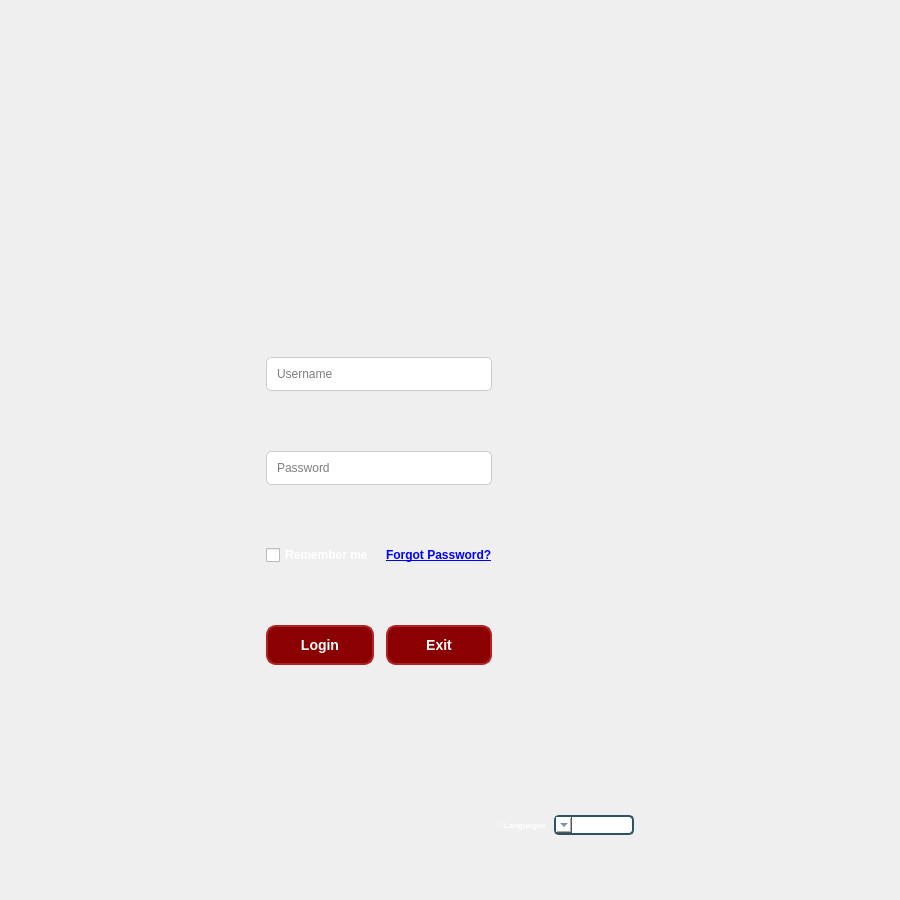
<?xml version="1.0" encoding="UTF-8"?>
<ui version="4.0">
 <class>Dialog</class>
 <widget class="QDialog" name="Dialog">
  <property name="geometry">
   <rect>
    <x>0</x>
    <y>0</y>
    <width>900</width>
    <height>900</height>
   </rect>
  </property>
  <property name="minimumSize">
   <size>
    <width>900</width>
    <height>900</height>
   </size>
  </property>
  <property name="maximumSize">
   <size>
    <width>900</width>
    <height>900</height>
   </size>
  </property>
  <property name="sizeIncrement">
   <size>
    <width>200</width>
    <height>300</height>
   </size>
  </property>
  <property name="windowTitle">
   <string>Dialog</string>
  </property>
  <property name="styleSheet">
   <string notr="true">QDialog {
    background: qlineargradient(x1:0, y1:0, x2:1, y2:1,
        stop:0 #0f2027, stop:0.5 #203a43, stop:1 #2c5364);
}
</string>
  </property>
  <layout class="QGridLayout" name="gridLayout">
   <item row="0" column="0">
    <spacer name="horizontalSpacer">
     <property name="orientation">
      <enum>Qt::Horizontal</enum>
     </property>
     <property name="sizeHint" stdset="0">
      <size>
       <width>40</width>
       <height>20</height>
      </size>
     </property>
    </spacer>
   </item>
   <item row="10" column="5">
    <widget class="QComboBox" name="comboBox_language">
     <property name="maximumSize">
      <size>
       <width>150</width>
       <height>20</height>
      </size>
     </property>
     <property name="layoutDirection">
      <enum>Qt::RightToLeft</enum>
     </property>
     <property name="styleSheet">
      <string notr="true">QComboBox#comboBox_language {
    background-color: #ffffff;
    color: #2c5364;  /* Tema ile uyumlu koyu mavi */
    border: 2px solid #2c5364;
    border-radius: 5px;
    padding: 4px;
    min-width: 10px;
    font-weight: bold;
}
QComboBox QAbstractItemView {
    background-color: #ffffff;
    color: #2c5364;
    selection-background-color: #203a43;
    selection-color: white;
}
</string>
     </property>
     <item>
      <property name="text">
       <string/>
      </property>
     </item>
     <item>
      <property name="text">
       <string/>
      </property>
     </item>
     <item>
      <property name="text">
       <string>Türkçe</string>
      </property>
     </item>
     <item>
      <property name="text">
       <string>English</string>
      </property>
     </item>
     <item>
      <property name="text">
       <string>Dutch</string>
      </property>
     </item>
     <item>
      <property name="text">
       <string>Français</string>
      </property>
     </item>
     <item>
      <property name="text">
       <string>العربية</string>
      </property>
     </item>
     <item>
      <property name="text">
       <string>Español</string>
      </property>
     </item>
     <item>
      <property name="text">
       <string>Deutsch</string>
      </property>
     </item>
     <item>
      <property name="text">
       <string>Русский</string>
      </property>
     </item>
     <item>
      <property name="text">
       <string>简体中文</string>
      </property>
     </item>
    </widget>
   </item>
   <item row="2" column="1" colspan="3">
    <widget class="QLineEdit" name="lineEdit_username">
     <property name="styleSheet">
      <string notr="true">QLineEdit {
    padding: 8px;
    border: 1px solid #ccc;
    border-radius: 5px;
}
</string>
     </property>
     <property name="placeholderText">
      <string>Username</string>
     </property>
    </widget>
   </item>
   <item row="3" column="1" colspan="3">
    <widget class="QLineEdit" name="lineEdit_password">
     <property name="focusPolicy">
      <enum>Qt::ClickFocus</enum>
     </property>
     <property name="styleSheet">
      <string notr="true">QLineEdit {
    padding: 8px;
    border: 1px solid #ccc;
    border-radius: 5px;
}
</string>
     </property>
     <property name="echoMode">
      <enum>QLineEdit::Password</enum>
     </property>
     <property name="placeholderText">
      <string notr="true">Password</string>
     </property>
    </widget>
   </item>
   <item row="6" column="1" colspan="5">
    <widget class="QLabel" name="label_status">
     <property name="maximumSize">
      <size>
       <width>550</width>
       <height>30</height>
      </size>
     </property>
     <property name="styleSheet">
      <string notr="true">color: rgb(255, 0, 0);</string>
     </property>
     <property name="text">
      <string>&lt;html&gt;&lt;head/&gt;&lt;body&gt;&lt;p&gt;&lt;br/&gt;&lt;/p&gt;&lt;/body&gt;&lt;/html&gt;</string>
     </property>
    </widget>
   </item>
   <item row="4" column="3">
    <widget class="QLabel" name="label_forgotpassword">
     <property name="styleSheet">
      <string notr="true">color: red;
font-weight: bold;
text-decoration: underline;</string>
     </property>
     <property name="text">
      <string>&lt;a href='#'&gt;Forgot Password?&lt;/a&gt;</string>
     </property>
     <property name="textFormat">
      <enum>Qt::RichText</enum>
     </property>
     <property name="openExternalLinks">
      <bool>true</bool>
     </property>
    </widget>
   </item>
   <item row="4" column="1">
    <widget class="QCheckBox" name="checkBox_rememberme">
     <property name="styleSheet">
      <string notr="true">QCheckBox {
    color: white;  /* Yazı rengini buradan ayarlarsın */
    font-weight: bold;
}
</string>
     </property>
     <property name="text">
      <string>Remember me</string>
     </property>
    </widget>
   </item>
   <item row="1" column="1" colspan="2">
    <widget class="QLabel" name="label_userresim">
     <property name="maximumSize">
      <size>
       <width>101</width>
       <height>101</height>
      </size>
     </property>
     <property name="layoutDirection">
      <enum>Qt::RightToLeft</enum>
     </property>
     <property name="text">
      <string/>
     </property>
     <property name="pixmap">
      <pixmap>../images/userresim.png</pixmap>
     </property>
     <property name="scaledContents">
      <bool>true</bool>
     </property>
     <property name="alignment">
      <set>Qt::AlignJustify|Qt::AlignVCenter</set>
     </property>
    </widget>
   </item>
   <item row="0" column="1" colspan="3">
    <widget class="QLabel" name="label_logo">
     <property name="maximumSize">
      <size>
       <width>295</width>
       <height>71</height>
      </size>
     </property>
     <property name="text">
      <string/>
     </property>
     <property name="pixmap">
      <pixmap>../images/logo.jpg</pixmap>
     </property>
     <property name="scaledContents">
      <bool>true</bool>
     </property>
    </widget>
   </item>
   <item row="5" column="1">
    <widget class="QPushButton" name="pushButton_login">
     <property name="styleSheet">
      <string notr="true">QPushButton {
    background-color: #8b0000;
    color: white;
    padding: 10px 20px;
    border: 2px solid #b22222;
    border-radius: 10px;
    font-size: 14px;
    font-weight: bold;
}

QPushButton:hover {
    background-color: #b22222;
    border-color: #8b0000;
}

QPushButton:pressed {
    background-color: #4b0000;
}
</string>
     </property>
     <property name="text">
      <string>Login</string>
     </property>
    </widget>
   </item>
   <item row="10" column="4">
    <widget class="QLabel" name="label_language">
     <property name="maximumSize">
      <size>
       <width>100</width>
       <height>16777215</height>
      </size>
     </property>
     <property name="styleSheet">
      <string notr="true">QLabel#label_language {
    color: white;
    font-weight: bold;
    font-size: 6pt;
}
</string>
     </property>
     <property name="text">
      <string>🌐Languages</string>
     </property>
    </widget>
   </item>
   <item row="0" column="6">
    <spacer name="horizontalSpacer_2">
     <property name="orientation">
      <enum>Qt::Horizontal</enum>
     </property>
     <property name="sizeHint" stdset="0">
      <size>
       <width>40</width>
       <height>20</height>
      </size>
     </property>
    </spacer>
   </item>
   <item row="5" column="3">
    <widget class="QPushButton" name="pushButton_exit">
     <property name="styleSheet">
      <string notr="true">QPushButton {
    background-color: #8b0000;
    color: white;
    padding: 10px 20px;
    border: 2px solid #b22222;
    border-radius: 10px;
    font-size: 14px;
    font-weight: bold;
}

QPushButton:hover {
    background-color: #b22222;
    border-color: #8b0000;
}

QPushButton:pressed {
    background-color: #4b0000;
}
</string>
     </property>
     <property name="text">
      <string>Exit</string>
     </property>
    </widget>
   </item>
  </layout>
 </widget>
 <resources/>
 <connections/>
</ui>
